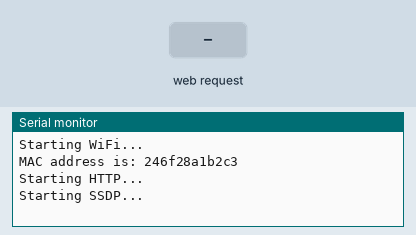
Recording of a sketch running on a simulated ESP8266 (NodeMCU). On the bench: the last lines printed to the serial monitor. The inputs (shaded band) are chosen by the test bench. WiFi joins after 1.5 s; servers stay silent unless stated.

Above: at 2.7 s.
2.8 s: HTTP request GET / received
At 3.2 s:
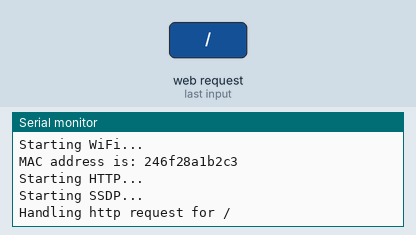
4.3 s: HTTP request GET /ssdp/schema.xml received
At 5.5 s:
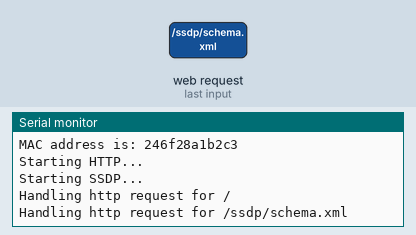

Measured:
- after the input at 2.8 s, the serial monitor: prints a new line at once (image 1)
- after the input at 4.3 s, the serial monitor: prints a new line at once (image 2)

The sketch:

espgarage-arduino.ino
```cpp
#include <ESP8266WiFi.h>
#include <ESP8266WebServer.h>
#include <ESP8266SSDP.h>
#include "WiFiManager.h"
#include <ArduinoOTA.h>

ESP8266WebServer HTTP(80);

void configModeCallback (WiFiManager *myWiFiManager) {
  Serial.println("Entered config mode");
  Serial.println(WiFi.softAPIP());
  //if you used auto generated SSID, print it
  Serial.println(myWiFiManager->getConfigPortalSSID());
}

void debug() {

}

void setup() {
  uint8_t MAC_addr[6];
  char MAC_string[18]="";

  WiFi.macAddress(MAC_addr);
  for (int i = 0; i < sizeof(MAC_addr); ++i){
    sprintf(MAC_string,"%s%02x",MAC_string,MAC_addr[i]);
  }

  // put your setup code here, to run once:
  Serial.begin(115200);
  Serial.println();
  Serial.println("Starting WiFi...");
  Serial.print("MAC address is: ");
  Serial.println(MAC_string);

  WiFiManager wifiManager;

  wifiManager.setAPCallback(configModeCallback);

  if (!wifiManager.autoConnect()) {
    Serial.println("Failed to connect to WiFi");
    ESP.reset();
    delay(1000);
  }

  ArduinoOTA.onStart([]() {
    Serial.println("Start");
  });

  ArduinoOTA.onEnd([]() {
    Serial.println("\nEnd");
  });

  ArduinoOTA.onProgress([](unsigned int progress, unsigned int total) {
    Serial.printf("Progress: %u%%\r", (progress / (total / 100)));
  });

  ArduinoOTA.onError([](ota_error_t error) {
    Serial.printf("Error[%u]: ", error);
    if (error == OTA_AUTH_ERROR) Serial.println("Auth Failed");
    else if (error == OTA_BEGIN_ERROR) Serial.println("Begin Failed");
    else if (error == OTA_CONNECT_ERROR) Serial.println("Connect Failed");
    else if (error == OTA_RECEIVE_ERROR) Serial.println("Receive Failed");
    else if (error == OTA_END_ERROR) Serial.println("End Failed");
  });

  ArduinoOTA.begin();

  Serial.printf("Starting HTTP...\n");
  HTTP.on("/", HTTP_GET, [](){
      HTTP.send(200, "text/plain", "Hello World!");
      Serial.println("Handling http request for /");
  });
  HTTP.on("/ssdp/schema.xml", HTTP_GET, [](){
    SSDP.schema(HTTP.client());
    Serial.println("Handling http request for /ssdp/schema.xml");
  });
  HTTP.begin();

  Serial.printf("Starting SSDP...\n");
  SSDP.setSchemaURL("ssdp/schema.xml");
  SSDP.setDeviceType("urn:jeremygreen:device:espgarage:1");
  SSDP.setHTTPPort(80);
  SSDP.setName("ESP8266 Garage Door Opener");
  SSDP.setSerialNumber(ESP.getChipId());
  SSDP.setURL("/");
  SSDP.setModelName("ESPGarage");
  SSDP.setModelNumber("v1");
  SSDP.setModelURL("http://brownout.com");
  SSDP.setManufacturerURL("http://brownout.com");
  SSDP.setManufacturer("Jeremy Green");
  SSDP.begin();

}

void loop() {
  // put your main code here, to run repeatedly:

  ArduinoOTA.handle();
  HTTP.handleClient();
  delay(1);
}
```
